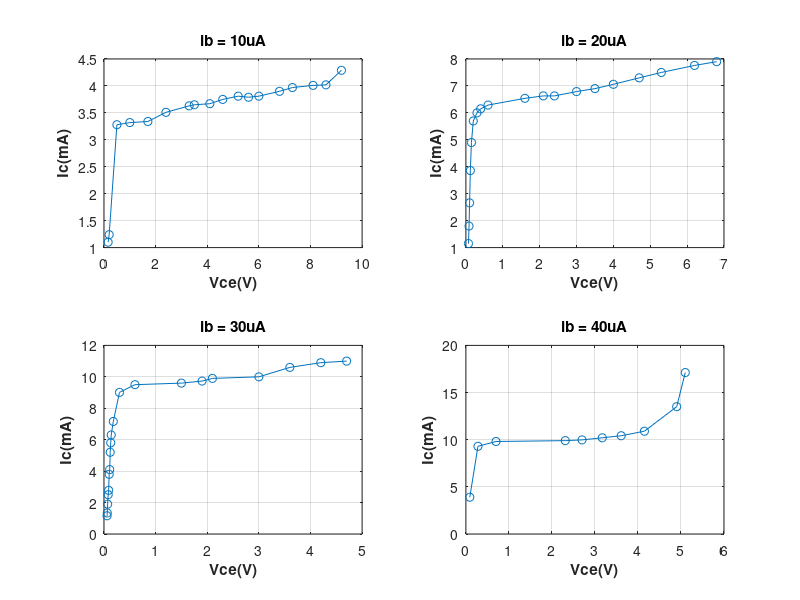

Reproduce this figure in MATLAB.
x1 =  [0.16, 0.2,   0.5, 1.0,  1.7,  2.4,  3.3,  3.5,  4.1,  4.6,  5.2,  5.6,  6.0,  6.8, 7.3,   8.1, 8.6,  9.2];
y1 = [1.1, 1.24, 3.28, 3.32, 3.34, 3.51, 3.63, 3.65, 3.67, 3.75, 3.81, 3.79, 3.81, 3.9, 3.97, 4.01, 4.02, 4.29];

x2 = [0.069, 0.085, 0.1, 0.12, 0.15, 0.2, 0.3, 0.4, 0.6, 1.6, 2.1, 2.4, 3.0, 3.5, 4.0, 4.7, 5.3, 6.2, 6.8];
y2 = [1.15, 1.8, 2.66, 3.86, 4.9, 5.7, 6.0, 6.15, 6.29, 6.54, 6.63, 6.63, 6.79, 6.9, 7.06, 7.3, 7.5, 7.76, 7.9];

x3 = [0.059, 0.063, 0.070, 0.081, 0.09, 0.1, 0.11, 0.12, 0.13, 0.14, 0.18, 0.3, 0.6, 1.5, 1.9, 2.1, 3, 3.6, 4.2, 4.7];
y3 = [1.16, 1.34, 1.9, 2.5, 2.78, 3.8, 4.1, 5.2, 5.8, 6.3, 7.16, 9.01, 9.5, 9.6, 9.73, 9.9, 10, 10.6, 10.9, 11];

x4 = [0.09,	0.28,	0.7,	2.31,	2.7,	3.17,	3.61,	4.15,	4.9,	5.1];
y4 = [3.9,	9.3,	9.81,	9.9,	9.98,	10.2,	10.42,	10.9,	13.5,	17.12];
title('Họ đặc tuyến ra iC = f(vCE) với ib = const ');
% Vẽ biểu đồ
subplot(2,2,1);
plot(x1, y1, 'o-'); % Sử dụng 'o-' để vẽ dạng đường kết nối các điểm dữ liệu và hiển thị các điểm dữ liệu
title('ib = 10uA');
xlabel('Vce(V)','FontWeight','bold','FontSize',11,'Color',[0.15 0.15 0.15]);
ylabel('Ic(mA)','FontWeight','bold','FontSize',11,'Color',[0.15 0.15 0.15]);
grid on;

subplot(2,2,2);
plot(x2, y2, 'o-'); % Sử dụng 'o-' để vẽ dạng đường kết nối các điểm dữ liệu và hiển thị các điểm dữ liệu
title('ib = 20uA');
xlabel('Vce(V)','FontWeight','bold','FontSize',11,'Color',[0.15 0.15 0.15]);
ylabel('Ic(mA)','FontWeight','bold','FontSize',11,'Color',[0.15 0.15 0.15]);
grid on;

subplot(2,2,3);
plot(x3, y3, 'o-'); % Sử dụng 'o-' để vẽ dạng đường kết nối các điểm dữ liệu và hiển thị các điểm dữ liệu
title('ib = 30uA');
xlabel('Vce(V)','FontWeight','bold','FontSize',11,'Color',[0.15 0.15 0.15]);
ylabel('Ic(mA)','FontWeight','bold','FontSize',11,'Color',[0.15 0.15 0.15]);
grid on;


subplot(2,2,4);
plot(x4, y4, 'o-'); % Sử dụng 'o-' để vẽ dạng đường kết nối các điểm dữ liệu và hiển thị các điểm dữ liệu
title('ib = 40uA');
xlabel('Vce(V)','FontWeight','bold','FontSize',11,'Color',[0.15 0.15 0.15]);
ylabel('Ic(mA)','FontWeight','bold','FontSize',11,'Color',[0.15 0.15 0.15]);
grid on;
